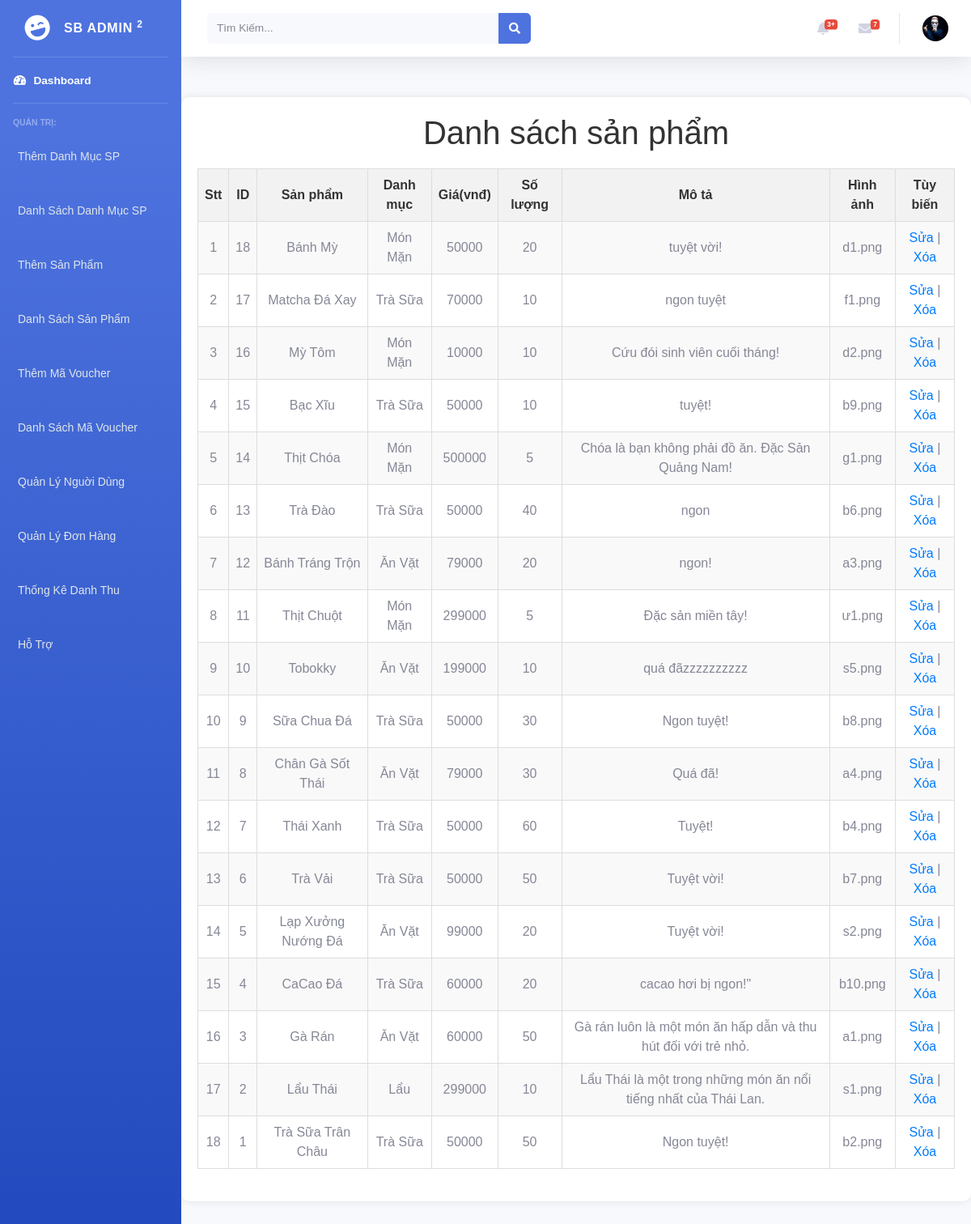
The page /admin/sp.php on the database its author committed.
### tables this page shows
CREATE TABLE `sanpham` (
  `id_sanpham` int(11) NOT NULL,
  `ten_sanpham` varchar(100) NOT NULL,
  `ten_danhmuc` varchar(100) NOT NULL,
  `giasp` varchar(100) NOT NULL,
  `soluong` varchar(100) NOT NULL,
  `mota` varchar(100) NOT NULL,
  `anh` varchar(100) NOT NULL
);

### admin/database.php (called while the page is built, shortened)
<?php
    class Database{
        public $host    = DB_HOST;
        public $user    = DB_USER;
        public $pass    = DB_PASS;
        public $dbname  = DB_NAME;
        public $link;
    private function connectDB(){
        $this->link = new mysqli($this->host, $this->user, $this->pass, $this->dbname);
    }
    public function select($query){
        $result = $this->link->query($query) or
        die($this->link->error._LINE_);
        if($result->num_rows > 0){
            return $result;
        }else{
            return false;
        }
    }
    }
?>

### admin/class/sanpham_class.php (called while the page is built, shortened)
<?php
include "database.php";
class sanpham {
    private $db;
    public function __construct() {
        $this->db = new Database();
    }
    public function show_sanpham(){
        $query ="SELECT * FROM sanpham ORDER BY id_sanpham DESC";
        $result = $this->db->select($query);
        return $result;
    }
}
?>

### admin/sp.php (the view, shortened to what this page needs)
<!DOCTYPE html>
<html lang="en">
<head>
    <link href="vendor/fontawesome-free/css/all.min.css" rel="stylesheet" type="text/css">
    <link href="css/sb-admin-2.min.css" rel="stylesheet">
</head>
<body id="page-top">
    <div id="wrapper">
<?php
    include "headerr.php";
?>
<?php
    include "class/sanpham_class.php";
    $sanpham = new sanpham;
    $show_sanpham = $sanpham ->show_sanpham();
?>
<div class="connten">
    <h1>Danh sách sản phẩm</h1>
    <table>
        <tr>
            <th>Stt</th>
            <th>ID</th>
            <th>Sản phẩm</th>
            <th>Danh mục</th>
            <th>Giá(vnđ)</th>
            <th>Số lượng</th>
            <th>Mô tả</th>
            <th>Hình ảnh</th>
            <th>Tùy biến</th>
        </tr>
        <?php
            if($show_sanpham){$i=0;
                while($result = $show_sanpham ->fetch_assoc()) {$i++;
        ?>
        <tr>
            <td><?php echo $i ?></td>
            <td><?php echo $result ['id_sanpham'] ?></td>
            <td><?php echo $result ['ten_sanpham'] ?></td>
            <td><?php echo $result ['ten_danhmuc'] ?></td>
            <td><?php echo $result ['giasp'] ?></td>
            <td><?php echo $result ['soluong'] ?></td>
            <td><?php echo $result ['mota'] ?></td>
            <td><?php echo $result ['anh'] ?></td>
            <td><a href="updatesp.php?id_sanpham=<?php echo $result['id_sanpham'] ?>">Sửa</a> | <a href="deletesp.php?id_sanpham=<?php echo $result['id_sanpham'] ?>">Xóa</a></td>
        </tr>
        <?php
                }
            }
        ?>
    </table>
</div>
<?php
    include "script.php";
?>

### admin/sp.php (style rules this page uses)
body { font-family: Arial, sans-serif; margin: 0; padding: 0; background-color: #f4f4f4; }
.connten { margin: 50px auto; padding: 20px; background-color: #fff; border-radius: 10px; box-shadow: 0 0 10px rgba(0, 0, 0, 0.1); text-align: center; }
h1 { color: #333; margin-bottom: 20px; }
table { width: 100%; border-collapse: collapse; margin: 20px 0; }
table th, table td { border: 1px solid #ddd; padding: 8px; text-align: center; }
table th { background-color: #f2f2f2; color: #333; }
table tr:nth-child(even) { background-color: #f9f9f9; }
table th, table td { text-align: center; }
a { color: #007bff; text-decoration: none; }

### rows shown on the page
sanpham: id_sanpham "18", ten_sanpham "Bánh Mỳ", ten_danhmuc "Món Mặn", giasp "50000", soluong "20", mota "tuyệt vời!", anh "d1.png"
sanpham: id_sanpham "17", ten_sanpham "Matcha Đá Xay", ten_danhmuc "Trà Sữa", giasp "70000", soluong "10", mota "ngon tuyệt", anh "f1.png"
sanpham: id_sanpham "16", ten_sanpham "Mỳ Tôm", ten_danhmuc "Món Mặn", giasp "10000", soluong "10", mota "Cứu đói sinh viên cuối tháng!", anh "d2.png"
sanpham: id_sanpham "15", ten_sanpham "Bạc Xĩu", ten_danhmuc "Trà Sữa", giasp "50000", soluong "10", mota "tuyệt!", anh "b9.png"
sanpham: id_sanpham "14", ten_sanpham "Thịt Chóa", ten_danhmuc "Món Mặn", giasp "500000", soluong "5", mota "Chóa là bạn không phải đồ ăn. Đặc Sản Quảng Nam!", anh "g1.png"
sanpham: id_sanpham "13", ten_sanpham "Trà Đào", ten_danhmuc "Trà Sữa", giasp "50000", soluong "40", mota "ngon", anh "b6.png"
sanpham: id_sanpham "12", ten_sanpham "Bánh Tráng Trộn", ten_danhmuc "Ăn Vặt", giasp "79000", soluong "20", mota "ngon!", anh "a3.png"
sanpham: id_sanpham "11", ten_sanpham "Thịt Chuột", ten_danhmuc "Món Mặn", giasp "299000", soluong "5", mota "Đặc sản miền tây!", anh "ư1.png"
sanpham: id_sanpham "10", ten_sanpham "Tobokky", ten_danhmuc "Ăn Vặt", giasp "199000", soluong "10", mota "quá đãzzzzzzzzzz", anh "s5.png"
sanpham: id_sanpham "9", ten_sanpham "Sữa Chua Đá", ten_danhmuc "Trà Sữa", giasp "50000", soluong "30", mota "Ngon tuyệt!", anh "b8.png"
sanpham: id_sanpham "8", ten_sanpham "Chân Gà Sốt Thái", ten_danhmuc "Ăn Vặt", giasp "79000", soluong "30", mota "Quá đã!", anh "a4.png"
sanpham: id_sanpham "7", ten_sanpham "Thái Xanh", ten_danhmuc "Trà Sữa", giasp "50000", soluong "60", mota "Tuyệt!", anh "b4.png"
sanpham: id_sanpham "6", ten_sanpham "Trà Vải", ten_danhmuc "Trà Sữa", giasp "50000", soluong "50", mota "Tuyệt vời!", anh "b7.png"
sanpham: id_sanpham "5", ten_sanpham "Lạp Xưởng Nướng Đá", ten_danhmuc "Ăn Vặt", giasp "99000", soluong "20", mota "Tuyệt vời!", anh "s2.png"
sanpham: id_sanpham "4", ten_sanpham "CaCao Đá", ten_danhmuc "Trà Sữa", giasp "60000", soluong "20", mota "cacao hơi bị ngon!\"", anh "b10.png"
sanpham: id_sanpham "3", ten_sanpham "Gà Rán", ten_danhmuc "Ăn Vặt", giasp "60000", soluong "50", mota "Gà rán luôn là một món ăn hấp dẫn và thu hút đối với trẻ nhỏ.", anh "a1.png"
sanpham: id_sanpham "2", ten_sanpham "Lẩu Thái", ten_danhmuc "Lẩu", giasp "299000", soluong "10", mota "Lẩu Thái là một trong những món ăn nổi tiếng nhất của Thái Lan.", anh "s1.png"
sanpham: id_sanpham "1", ten_sanpham "Trà Sữa Trân Châu", ten_danhmuc "Trà Sữa", giasp "50000", soluong "50", mota "Ngon tuyệt!", anh "b2.png"
